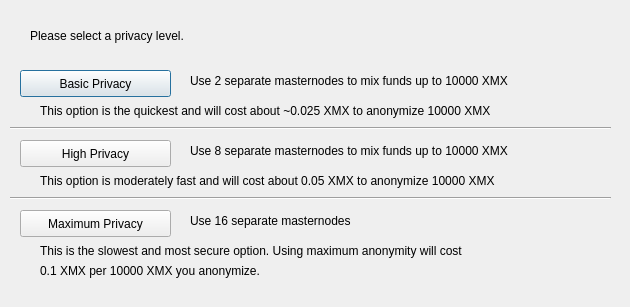
<?xml version="1.0" encoding="UTF-8"?>
<ui version="4.0">
 <class>DarksendConfig</class>
 <widget class="QDialog" name="DarksendConfig">
  <property name="geometry">
   <rect>
    <x>0</x>
    <y>0</y>
    <width>630</width>
    <height>307</height>
   </rect>
  </property>
  <property name="windowTitle">
   <string>Configure Darksend</string>
  </property>
  <widget class="QPushButton" name="buttonBasic">
   <property name="geometry">
    <rect>
     <x>20</x>
     <y>70</y>
     <width>151</width>
     <height>27</height>
    </rect>
   </property>
   <property name="text">
    <string>Basic Privacy</string>
   </property>
  </widget>
  <widget class="QPushButton" name="buttonHigh">
   <property name="geometry">
    <rect>
     <x>20</x>
     <y>140</y>
     <width>151</width>
     <height>27</height>
    </rect>
   </property>
   <property name="text">
    <string>High Privacy</string>
   </property>
  </widget>
  <widget class="QPushButton" name="buttonMax">
   <property name="geometry">
    <rect>
     <x>20</x>
     <y>210</y>
     <width>151</width>
     <height>27</height>
    </rect>
   </property>
   <property name="text">
    <string>Maximum Privacy</string>
   </property>
  </widget>
  <widget class="QLabel" name="label">
   <property name="geometry">
    <rect>
     <x>30</x>
     <y>20</y>
     <width>571</width>
     <height>31</height>
    </rect>
   </property>
   <property name="text">
    <string>Please select a privacy level.</string>
   </property>
  </widget>
  <widget class="QLabel" name="label_2">
   <property name="geometry">
    <rect>
     <x>190</x>
     <y>70</y>
     <width>421</width>
     <height>21</height>
    </rect>
   </property>
   <property name="text">
    <string>Use 2 separate masternodes to mix funds up to 10000 XMX</string>
   </property>
  </widget>
  <widget class="QLabel" name="label_3">
   <property name="geometry">
    <rect>
     <x>190</x>
     <y>140</y>
     <width>411</width>
     <height>21</height>
    </rect>
   </property>
   <property name="text">
    <string>Use 8 separate masternodes to mix funds up to 10000 XMX</string>
   </property>
  </widget>
  <widget class="QLabel" name="label_4">
   <property name="geometry">
    <rect>
     <x>190</x>
     <y>210</y>
     <width>421</width>
     <height>21</height>
    </rect>
   </property>
   <property name="text">
    <string>Use 16 separate masternodes</string>
   </property>
  </widget>
  <widget class="QLabel" name="label_6">
   <property name="geometry">
    <rect>
     <x>40</x>
     <y>100</y>
     <width>561</width>
     <height>21</height>
    </rect>
   </property>
   <property name="text">
    <string>This option is the quickest and will cost about ~0.025 XMX to anonymize 10000 XMX</string>
   </property>
  </widget>
  <widget class="QLabel" name="label_7">
   <property name="geometry">
    <rect>
     <x>40</x>
     <y>170</y>
     <width>561</width>
     <height>21</height>
    </rect>
   </property>
   <property name="text">
    <string>This option is moderately fast and will cost about 0.05 XMX to anonymize 10000 XMX</string>
   </property>
  </widget>
  <widget class="QLabel" name="label_8">
   <property name="geometry">
    <rect>
     <x>40</x>
     <y>240</y>
     <width>561</width>
     <height>21</height>
    </rect>
   </property>
   <property name="text">
    <string>This is the slowest and most secure option. Using maximum anonymity will cost</string>
   </property>
  </widget>
  <widget class="QLabel" name="label_9">
   <property name="geometry">
    <rect>
     <x>40</x>
     <y>260</y>
     <width>561</width>
     <height>21</height>
    </rect>
   </property>
   <property name="text">
    <string>0.1 XMX per 10000 XMX you anonymize.</string>
   </property>
  </widget>
  <widget class="Line" name="line">
   <property name="geometry">
    <rect>
     <x>10</x>
     <y>120</y>
     <width>601</width>
     <height>16</height>
    </rect>
   </property>
   <property name="orientation">
    <enum>Qt::Horizontal</enum>
   </property>
  </widget>
  <widget class="Line" name="line_2">
   <property name="geometry">
    <rect>
     <x>10</x>
     <y>190</y>
     <width>601</width>
     <height>16</height>
    </rect>
   </property>
   <property name="orientation">
    <enum>Qt::Horizontal</enum>
   </property>
  </widget>
 </widget>
 <resources/>
 <connections/>
</ui>
